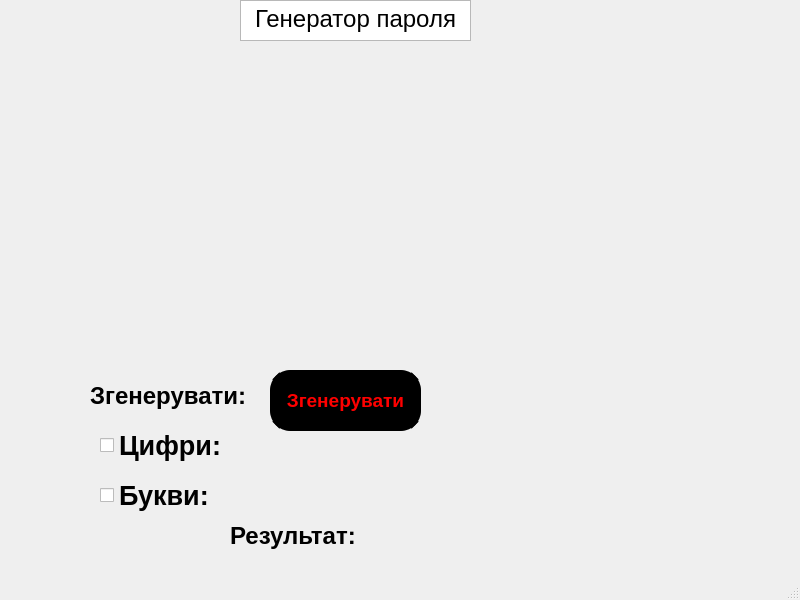
<?xml version="1.0" encoding="UTF-8"?>
<ui version="4.0">
 <class>MainWindow</class>
 <widget class="QMainWindow" name="MainWindow">
  <property name="geometry">
   <rect>
    <x>0</x>
    <y>0</y>
    <width>800</width>
    <height>600</height>
   </rect>
  </property>
  <property name="font">
   <font>
    <weight>75</weight>
    <bold>true</bold>
   </font>
  </property>
  <property name="windowTitle">
   <string>MainWindow</string>
  </property>
  <widget class="QWidget" name="centralwidget">
   <widget class="QTextEdit" name="passwd">
    <property name="geometry">
     <rect>
      <x>240</x>
      <y>0</y>
      <width>231</width>
      <height>41</height>
     </rect>
    </property>
    <property name="contextMenuPolicy">
     <enum>Qt::NoContextMenu</enum>
    </property>
    <property name="autoFillBackground">
     <bool>true</bool>
    </property>
    <property name="html">
     <string>&lt;!DOCTYPE HTML PUBLIC &quot;-//W3C//DTD HTML 4.0//EN&quot; &quot;http://www.w3.org/TR/REC-html40/strict.dtd&quot;&gt;
&lt;html&gt;&lt;head&gt;&lt;meta name=&quot;qrichtext&quot; content=&quot;1&quot; /&gt;&lt;style type=&quot;text/css&quot;&gt;
p, li { white-space: pre-wrap; }
&lt;/style&gt;&lt;/head&gt;&lt;body style=&quot; font-family:'MS Shell Dlg 2'; font-size:8.25pt; font-weight:600; font-style:normal;&quot;&gt;
&lt;p align=&quot;center&quot; style=&quot; margin-top:0px; margin-bottom:0px; margin-left:0px; margin-right:0px; -qt-block-indent:0; text-indent:0px;&quot;&gt;&lt;span style=&quot; font-size:18pt; font-weight:400;&quot;&gt;Генератор пароля&lt;/span&gt;&lt;/p&gt;&lt;/body&gt;&lt;/html&gt;</string>
    </property>
   </widget>
   <widget class="QPushButton" name="generatebutton">
    <property name="geometry">
     <rect>
      <x>270</x>
      <y>370</y>
      <width>151</width>
      <height>61</height>
     </rect>
    </property>
    <property name="sizePolicy">
     <sizepolicy hsizetype="Maximum" vsizetype="MinimumExpanding">
      <horstretch>0</horstretch>
      <verstretch>0</verstretch>
     </sizepolicy>
    </property>
    <property name="font">
     <font>
      <pointsize>14</pointsize>
      <weight>75</weight>
      <bold>true</bold>
     </font>
    </property>
    <property name="contextMenuPolicy">
     <enum>Qt::NoContextMenu</enum>
    </property>
    <property name="styleSheet">
     <string notr="true">color: rgb(255, 0, 0);
background-color: rgb(0, 0, 0);
border:solid;
border-width: 10px;
border-radius: 20px</string>
    </property>
    <property name="text">
     <string>Згенерувати</string>
    </property>
   </widget>
   <widget class="QCheckBox" name="letterscheckbox">
    <property name="geometry">
     <rect>
      <x>100</x>
      <y>480</y>
      <width>141</width>
      <height>31</height>
     </rect>
    </property>
    <property name="font">
     <font>
      <pointsize>20</pointsize>
      <weight>75</weight>
      <bold>true</bold>
     </font>
    </property>
    <property name="text">
     <string>Букви:</string>
    </property>
   </widget>
   <widget class="QCheckBox" name="numbercheckbox">
    <property name="geometry">
     <rect>
      <x>100</x>
      <y>430</y>
      <width>141</width>
      <height>31</height>
     </rect>
    </property>
    <property name="font">
     <font>
      <pointsize>20</pointsize>
      <weight>75</weight>
      <bold>true</bold>
     </font>
    </property>
    <property name="text">
     <string>Цифри:</string>
    </property>
   </widget>
   <widget class="QLabel" name="generate">
    <property name="geometry">
     <rect>
      <x>90</x>
      <y>380</y>
      <width>181</width>
      <height>31</height>
     </rect>
    </property>
    <property name="font">
     <font>
      <pointsize>18</pointsize>
     </font>
    </property>
    <property name="text">
     <string>Згенерувати:</string>
    </property>
   </widget>
   <widget class="QLabel" name="image">
    <property name="geometry">
     <rect>
      <x>0</x>
      <y>50</y>
      <width>801</width>
      <height>311</height>
     </rect>
    </property>
    <property name="text">
     <string/>
    </property>
    <property name="pixmap">
     <pixmap>kartinka-iz-multfilma-shrek-1.500x500.jpg</pixmap>
    </property>
    <property name="scaledContents">
     <bool>true</bool>
    </property>
   </widget>
   <widget class="QLabel" name="result">
    <property name="geometry">
     <rect>
      <x>230</x>
      <y>510</y>
      <width>151</width>
      <height>51</height>
     </rect>
    </property>
    <property name="font">
     <font>
      <pointsize>18</pointsize>
      <weight>75</weight>
      <bold>true</bold>
     </font>
    </property>
    <property name="text">
     <string>Результат:</string>
    </property>
   </widget>
  </widget>
  <widget class="QMenuBar" name="menubar">
   <property name="geometry">
    <rect>
     <x>0</x>
     <y>0</y>
     <width>800</width>
     <height>21</height>
    </rect>
   </property>
  </widget>
  <widget class="QStatusBar" name="statusbar"/>
 </widget>
 <resources/>
 <connections/>
</ui>
